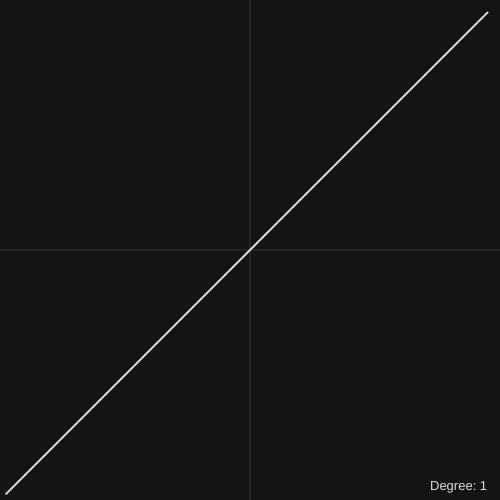
Frame 1 (no input)
Frame 60 (no input): identical to frame 1, image omitted
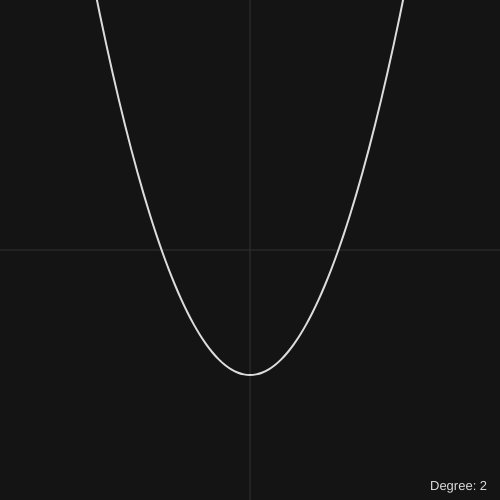
Frame 120 (the mouse pressed at the canvas centre since frame 60)

The p5.js sketch that drew these frames (run headless with seeded random() and noise() and a simulated clock; from frame 60 on, the mouse is pressed at the canvas centre):

// p5.js sketch
// ── sketch.js
var x;
var y;
var pts = [];

var axisSize = 4;
var scl;

var choose = 0;

function setup() {
  var cnv = createCanvas(500, 500);
  var x = (windowWidth - width) / 2;
  var y = (windowHeight - height) / 2;
  cnv.position(x, y);

  scl = width / (2 * axisSize);
}

function draw() {
  background(20);
  var index = 0

  //Axes
  push();
  stroke(50);
  line(0, height / 2, width, height / 2);
  line(width / 2, 0, width / 2, height);
  pop();

  //Points
  for (let i = -axisSize; i <= axisSize; i += 0.1) {
    x = i;

    switch (choose) {
      case 0:
        y = -(pow(x, 1));
        break;
      case 1:
        y = -(pow(x, 2) - 2);
        break;
      case 2:
        y = -(pow(x, 3) - 3 * pow(x, 1));
        break;
      case 3:
        y = -(pow(x, 4) - 4 * pow(x, 2) + 2);
        break;
      case 4:
        y = -(pow(x, 5) - 5 * pow(x, 3) + 5 * pow(x, 1));
        break;
      case 5:
        y = -(pow(x, 6) - 6 * pow(x, 4) + 9 * pow(x, 2) - 2);
        break;
      case 6:
        y = -(pow(x, 7) - 7 * pow(x, 5) + 14 * pow(x, 3) - 7 * pow(x, 1));
        break;
      case 7:
        y = -(pow(x, 8) - 8 * pow(x, 6) + 20 * pow(x, 4) - 16 * pow(x, 2) + 2);
        break;
      case 8:
        y = -(pow(x, 9) - 9 * pow(x, 7) + 27 * pow(x, 5) - 30 * pow(x, 3) + 9 * pow(x, 1));
        break;
      case 9:
        y = -(pow(x, 10) - 10 * pow(x, 8) + 35 * pow(x, 6) - 50 * pow(x, 4) + 25 * pow(x, 2) - 2);
        break;
    }

    push();
    translate(width / 2, height / 2);
    noStroke();

    let pt = createVector(x * scl, y * scl);
    point(pt.x, pt.y);

    pts[index++] = pt;

    pop();
  }

  //Line
  push();
  noFill();
  stroke(220);
  strokeWeight(2)
  translate(width / 2, height / 2)
  beginShape();
  for (let i = 0; i < pts.length; i++) {
    curveVertex(pts[i].x, pts[i].y)
  }
  endShape();
  pop();

  //Degree
  fill(220);
  textSize(13);
  text('Degree: ' + (choose + 1), width - 70, height - 10);
}

function mousePressed() {
  choose++;
  choose %= 10;
}
